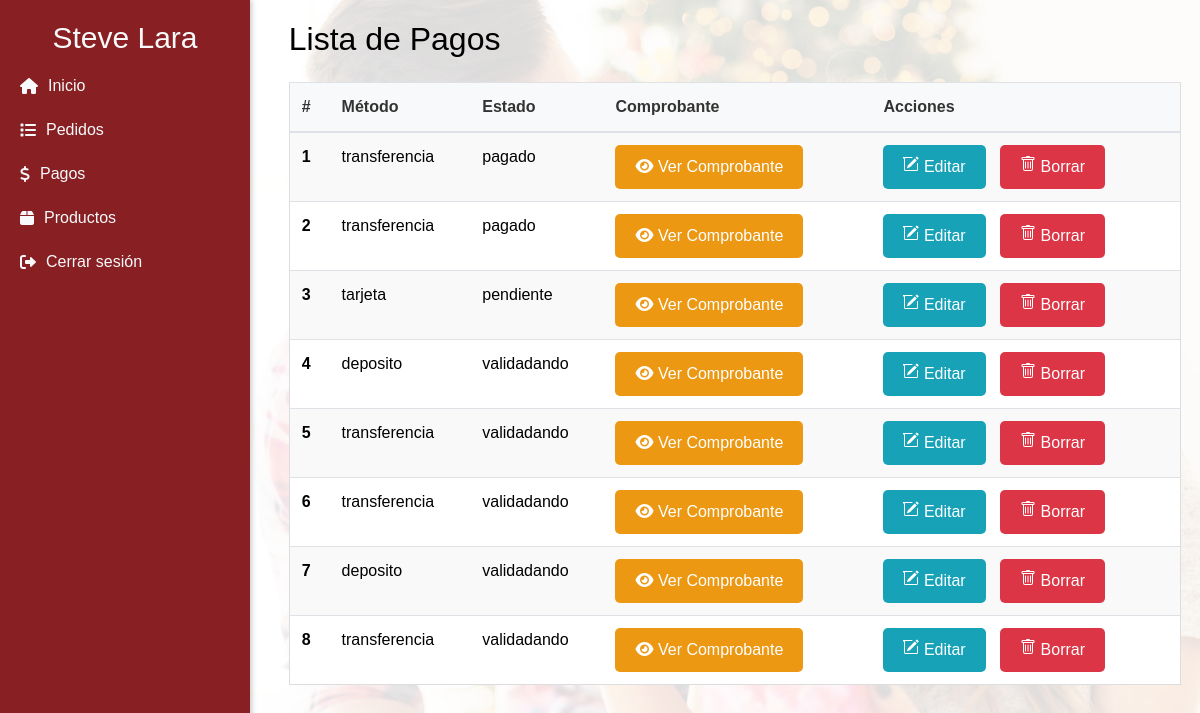
Page /pagos (signed in) on the earlier database version.
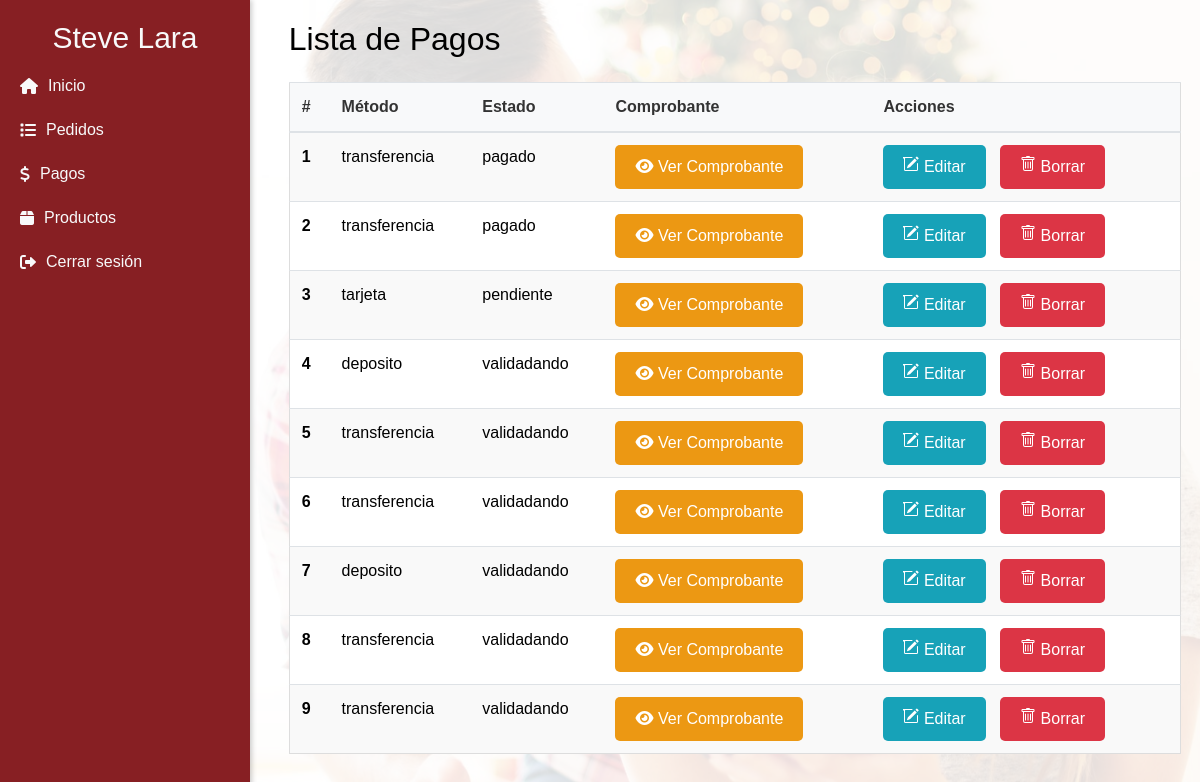
Same page on the later database version.
### pedidos/models.py (models this page shows, shortened)
class Pago(models.Model):
    OPC_METODO = [("transferencia", "Transferencia"), ("deposito", "Deposito")]
    OPC_ESTADO_PAGO = [("Pagado", "Pagado"), ("Validando", "Validando")]
    metodo = models.CharField(max_length=50, choices=OPC_METODO)
    estado = models.CharField(max_length=50, choices=OPC_ESTADO_PAGO, default="Validando")
    comprobante = models.ImageField(upload_to='comprobantes/', default='comprobantes/comprobante-default.jpg', null=True, blank=True)

### pedidos/views.py (the view)
# urls.py: path('pagos', pagos, name='pagos'),                                                     #Consultar
@staff_member_required
def pagos(request):
    pagos = Pago.objects.all()
    contenido = {
        'pagos': pagos,
        'cliente': request.cliente  # Llama al cliente del middleware
    }
    return render(request, 'pagos/listado.html', contenido)

### templates/pagos/listado.html (shortened to what this page needs)
{% extends 'menu.html' %}
{% block content %}
  <div class="info-cliente">
    <h2 class="mb-4">Lista de Pagos</h2>
    <table class="table">
      <thead>
        <tr>
          <th scope="col">#</th>
          <th scope="col">Método</th>
          <th scope="col">Estado</th>
          <th scope="col">Comprobante</th>
          <th scope="col">Acciones</th>
        </tr>
      </thead>
      <tbody>
        {% for pago in pagos %}
        <tr>
          <th scope="row" data-label="#">{{ forloop.counter }}</th>
          <td data-label="Método">{{ pago.metodo }}</td>
          <td data-label="Estado">{{ pago.estado }}</td>
          <td data-label="Comprobante">
            {% if pago.comprobante %}
              <a class="btn btn-info btn-sm" style="background-color: #ec9813; color: white;" href="{{ pedido.pago.comprobante.url }}" target="_blank"><i class="fas fa-eye"></i> Ver Comprobante</a>
            {% else %}
              No disponible
            {% endif %}
          </td>
          <td>
            <a href="{% url 'detalle_pago' pago.id %}" class="btn btn-info btn-sm">
              Editar
            </a>
            <form action="{% url 'eliminar_pago' pago.id %}" method="post" style="display:inline;" class="delete-form">
                <button type="submit" class="btn btn-danger btn-sm">
                  Borrar
                </button>
            </form>
          </td>
        </tr>
        {% endfor %}
      </tbody>
    </table>
  </div>
{% endblock %}

Differences in the rows shown:
added Pago: metodo "transferencia", estado "validadando"
